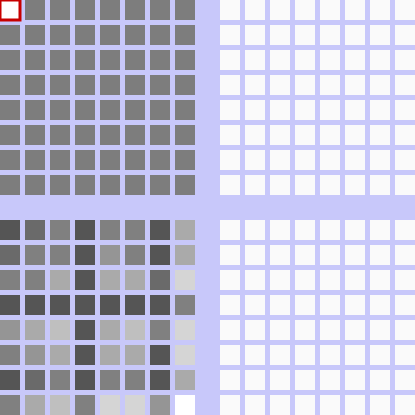
Frame 1 (no input)
Frame 60 (no input): identical to frame 1, image omitted
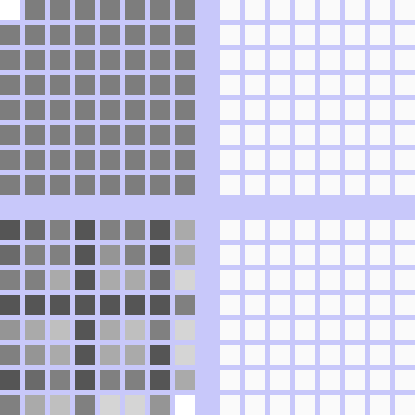
Frame 120 (the mouse pressed at the canvas centre since frame 60)

The p5.js sketch that drew these frames (run headless with seeded random() and noise() and a simulated clock; from frame 60 on, the mouse is pressed at the canvas centre):

// p5.js sketch
// ── sketch.js
var columns = 8, rows = 8, pixelSize = 20, gapWidth = 5, disBetweenGrids = 20;
var dct_grid = [], image_grid = [], inverse_grid = [], error_grid = [];

function setup() {
  createCanvas((columns * (pixelSize + gapWidth) * 2) - gapWidth + disBetweenGrids, (rows * (pixelSize + gapWidth) * 2) - gapWidth + disBetweenGrids);
  
  createGrid(dct_grid);
  createGrid(image_grid);
  createGrid(inverse_grid);
  createGrid(error_grid);
}

function createGrid(grid){
  for(var i = 0; i < rows; i++){
    var row = [];
    for(var j = 0; j < columns; j++){
      row.push({painting:false, value:0, color:color(250)});
    }
    grid.push(row);
  }
}

function draw() {
  background(200, 200, 250);
  
  
  
  for(var v = 0; v < rows; v++){
    for(var u = 0; u < columns; u++){
      
      var cu = (u === 0 ? 1/sqrt(2) : 1);
      var cv = (v === 0 ? 1/sqrt(2) : 1);
      
      var sum = 0;
      for(var i = 0; i < rows; i++){
        var innerSum = 0;
        for(var j = 0; j < columns; j++){
          var cos_y = cos(v * PI * ((2*i+1)/(2*rows)));
          var cos_x = cos(u * PI * ((2*j+1)/(2*columns)));
          innerSum += (red(image_grid[i][j].color) - 128) * cos_y * cos_x;
        }
        sum += innerSum;
      }
      
      var dct_value = 1/4 * cv * cu * sum;
      dct_grid[v][u].value = dct_value;
      dct_grid[v][u].color = color(map(dct_value, -100, 100, 0, 250));
    }
  }
  
  var subSample = 2;
  var startX = 0, endX = 8, startY = 0, endY = 8;
  
  for(var i = 0; i < rows; i++){
    for(var j = 0; j < columns; j++){
      var sum = 0;
      for(var v = startY; v < endY; v++){
        var innerSum = 0;
        for(var u = startX; u < endX; u++){
          var cu = (u === 0 ? 1/sqrt(2) : 1);
          var cv = (v === 0 ? 1/sqrt(2) : 1);
          
          var cos_y = cos(v * PI * ((2*i+1)/(2*rows)));
          var cos_x = cos(u * PI * ((2*j+1)/(2*columns)));
          innerSum += cu * cv * dct_grid[v][u].value * cos_y * cos_x;
        }
        sum += innerSum;
      }
      
      var dct_value = 1/4 * sum;
      inverse_grid[i][j].color = color(dct_value + 128);
      if(i === 0 && j === 0){
        //console.log(dct_value);
      }
    }
  }
  
  var max_error = 0, min_error = 255;
  for(var i = 0; i < rows; i++){
    for(var j = 0; j < columns; j++){
      var error = (red(image_grid[i][j].color) - red(inverse_grid[i][j].color));
      if(error < min_error) {
        min_error = error;
      }
      if(error > max_error){
        max_error = error;
      }
      error_grid[i][j].color = color(error);
    }
  }
  for(var i = 0; i < rows; i++){
    for(var j = 0; j < columns; j++){
      error_grid[i][j].color = color(map(red(error_grid[i][j].color), min_error, max_error, 0, 255));
    }
  }
  
  drawGrid(0, 0, dct_grid);
  
  var xOffset = (pixelSize + gapWidth) * columns + disBetweenGrids;
  drawGrid(xOffset, 0, image_grid);
  
  var yOffset = (pixelSize + gapWidth) * columns + disBetweenGrids;
  drawGrid(xOffset, yOffset, inverse_grid);
  
  drawGrid(0, yOffset, error_grid);
}

function drawGrid(xOffset, yOffset, grid){
  var pixelArea = pixelSize + gapWidth;
  
  var mouseColumn = floor((mouseX - xOffset) / pixelArea);
  var mouseRow = floor((mouseY - yOffset) / pixelArea);
  
  for(var i = 0; i < rows; i++){
    for(var j = 0; j < columns; j++){
      if(!mouseIsPressed && grid[i][j].painting){
        grid[i][j].color = color(red(grid[i][j].color) - 50);
        //grid[i][j].value = grid[i][j].value + 50;
        grid[i][j].painting = false;
      }
      if(grid[i][j].painting){
        fill(0, 200, 0);
      }else{
        fill(grid[i][j].color);
      }
      if(i === mouseRow && j === mouseColumn){
        //grid[i][j].value = 700;
        if(mouseIsPressed){
          grid[i][j].painting = true;
        }
        stroke(200, 0, 0);
        strokeWeight(3);
      }else{
        //grid[i][j].value = 0;
        noStroke();
      }
      rect(xOffset + pixelArea * j, yOffset + pixelArea * i, pixelSize, pixelSize);
    }
  }
}
